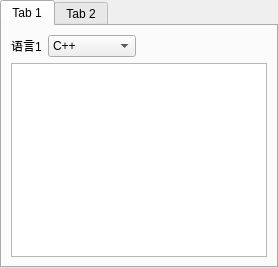
         <widget class="QTabWidget" name="tabWidget_2">
          <property name="currentIndex">
           <number>0</number>
          </property>
          <widget class="QWidget" name="tab_3">
           <attribute name="title">
            <string>Tab 1</string>
           </attribute>
           <layout class="QVBoxLayout" name="verticalLayout_9">
            <item>
             <layout class="QVBoxLayout" name="verticalLayout">
              <item>
               <layout class="QHBoxLayout" name="horizontalLayout_3" stretch="1,2,5">
                <item>
                 <widget class="QLabel" name="label_9">
                  <property name="styleSheet">
                   <string notr="true"/>
                  </property>
                  <property name="text">
                   <string>语言1</string>
                  </property>
                  <property name="alignment">
                   <set>Qt::AlignLeading|Qt::AlignLeft|Qt::AlignVCenter</set>
                  </property>
                 </widget>
                </item>
                <item>
                 <widget class="QComboBox" name="comboBox_6">
                  <property name="styleSheet">
                   <string notr="true"/>
                  </property>
                  <item>
                   <property name="text">
                    <string>C++</string>
                   </property>
                  </item>
                  <item>
                   <property name="text">
                    <string>Python</string>
                   </property>
                  </item>
                  <item>
                   <property name="text">
                    <string>Java</string>
                   </property>
                  </item>
                  <item>
                   <property name="text">
                    <string>C#</string>
                   </property>
                  </item>
                  <item>
                   <property name="text">
                    <string>Ruby</string>
                   </property>
                  </item>
                  <item>
                   <property name="text">
                    <string>JavaScript</string>
                   </property>
                  </item>
                  <item>
                   <property name="text">
                    <string>GO</string>
                   </property>
                  </item>
                  <item>
                   <property name="text">
                    <string>SQL</string>
                   </property>
                  </item>
                  <item>
                   <property name="text">
                    <string>Fortran</string>
                   </property>
                  </item>
                  <item>
                   <property name="text">
                    <string>Delphi</string>
                   </property>
                  </item>
                  <item>
                   <property name="text">
                    <string>Object</string>
                   </property>
                  </item>
                 </widget>
                </item>
                <item>
                 <spacer name="horizontalSpacer_2">
                  <property name="orientation">
                   <enum>Qt::Horizontal</enum>
                  </property>
                  <property name="sizeHint" stdset="0">
                   <size>
                    <width>40</width>
                    <height>20</height>
                   </size>
                  </property>
                 </spacer>
                </item>
               </layout>
              </item>
              <item>
               <widget class="QTableWidget" name="tableWidget"/>
              </item>
             </layout>
            </item>
           </layout>
          </widget>
          <widget class="QWidget" name="tab_4">
           <attribute name="title">
            <string>Tab 2</string>
           </attribute>
          </widget>
         </widget>
